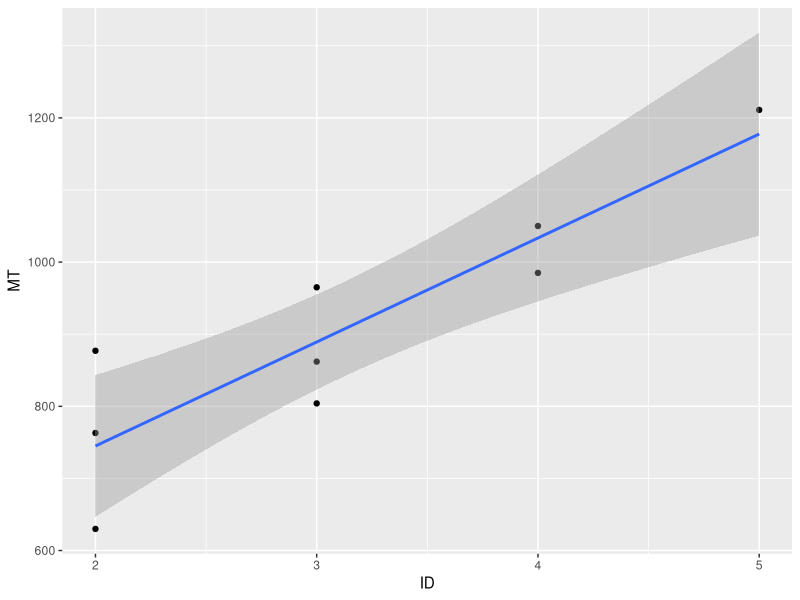
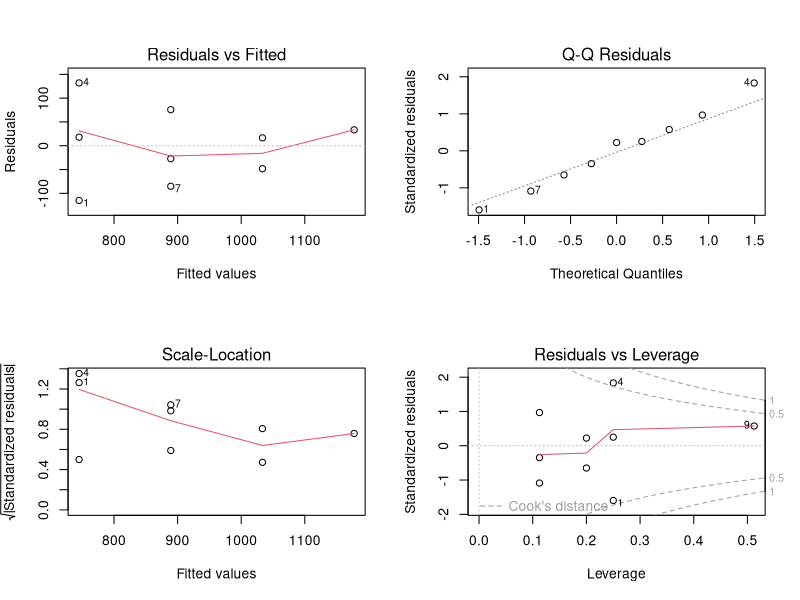
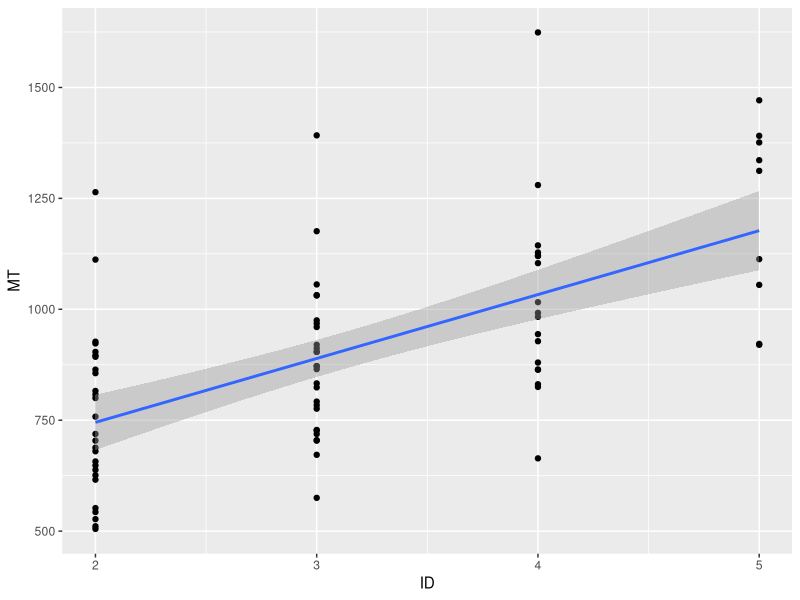
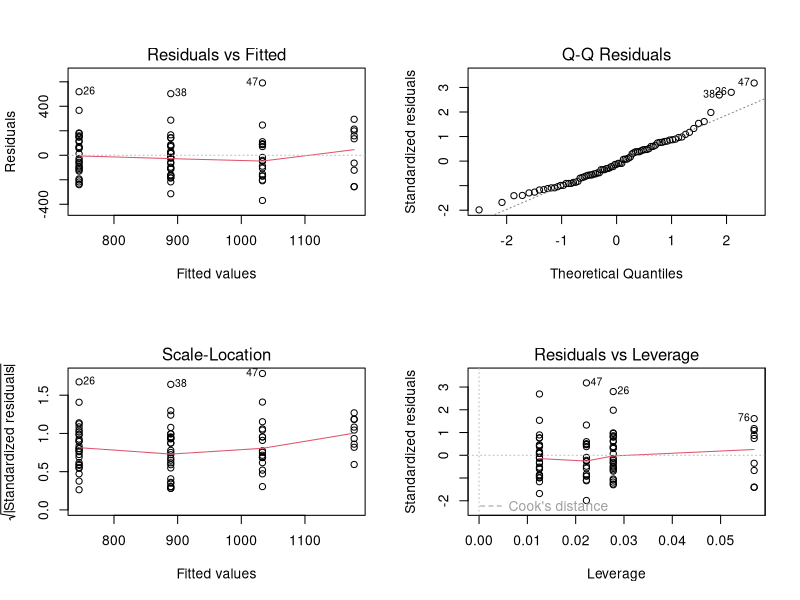
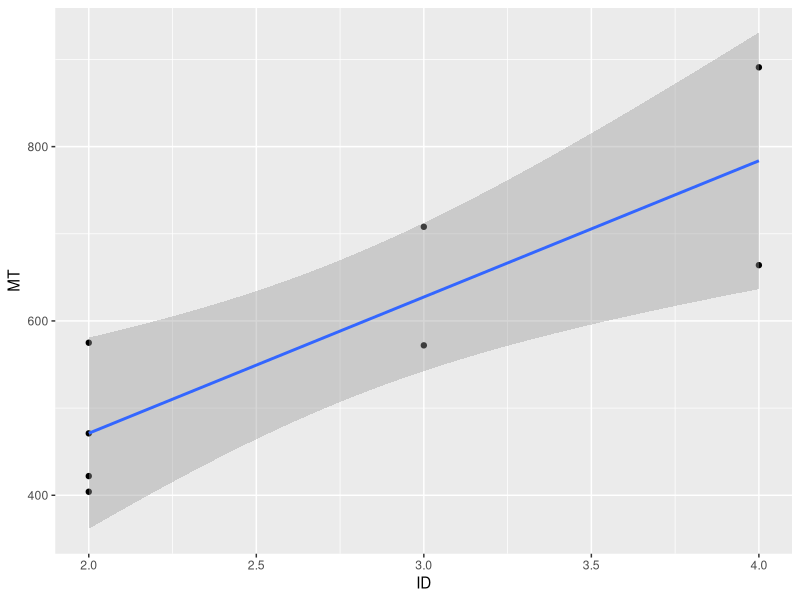
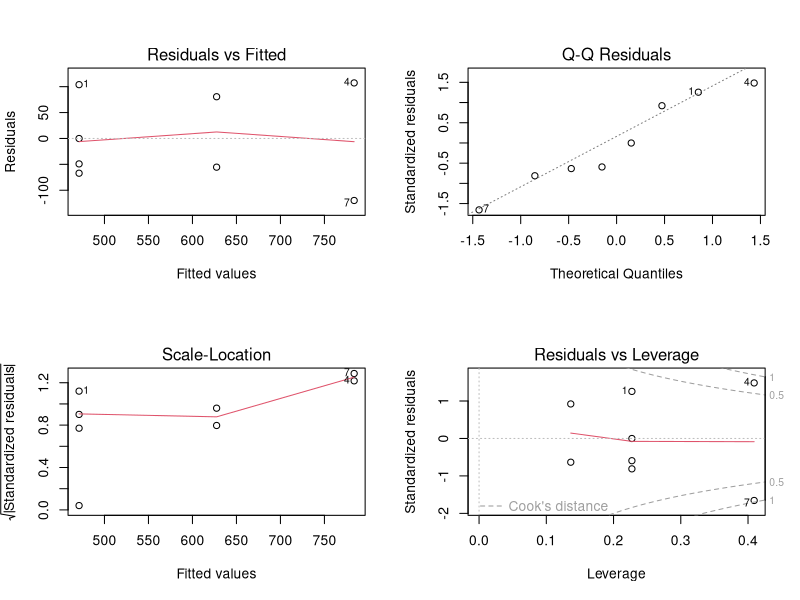
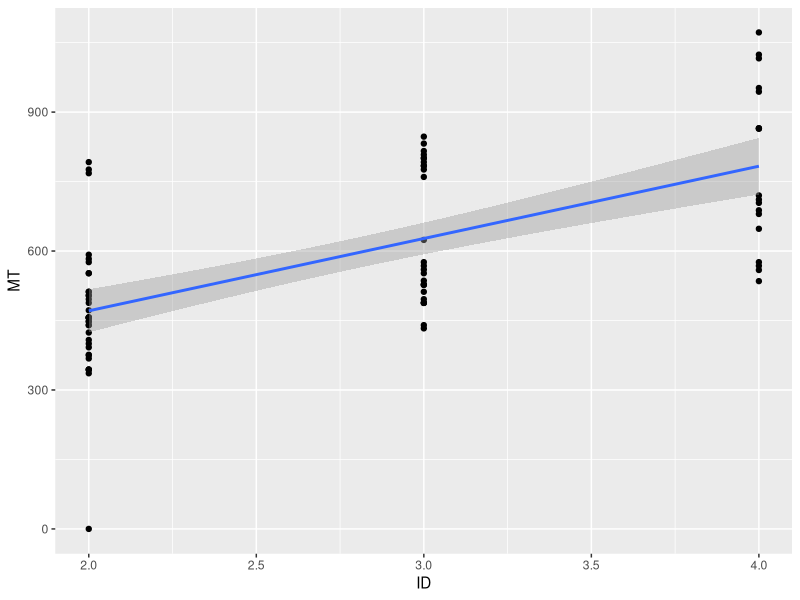
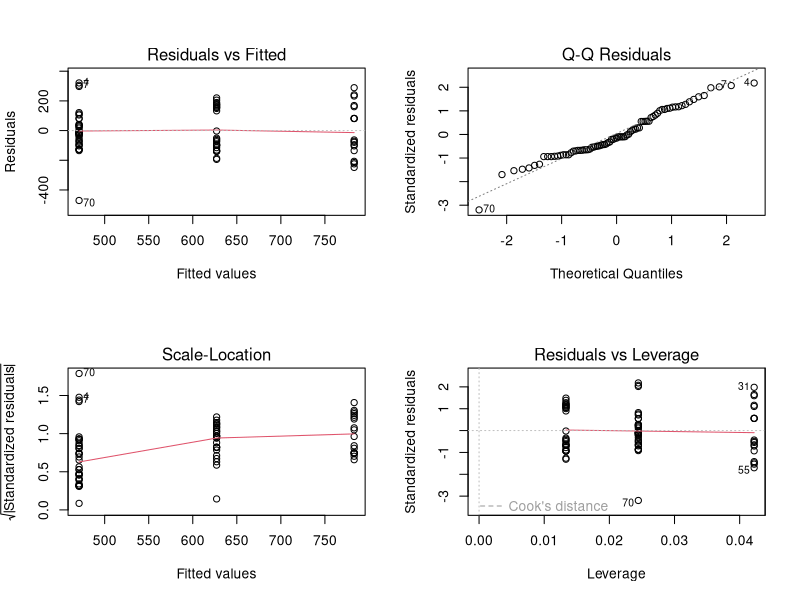

These figures' R source, in order:
## ---- chunk 1
knitr::opts_chunk$set(echo = TRUE)
## ---- chunk 2
library(ggplot2)


## ---- chunk 3
library(readxl)
Data_Mean_128_16_first <- read_excel("Data_first_experiment_128_16/Data_Mean_128_16_first.xlsx")
Data_128_16_first <- read_excel("Data_first_experiment_128_16/Data_128_16_first.xlsx")


## ---- chunk 4
ggplot(Data_Mean_128_16_first, aes(ID, MT)) +
  geom_point() +
  geom_smooth(method='lm')
## ---- chunk 5
model1 <- lm(MT~ID, data = Data_Mean_128_16_first)
summary(model1)
## ---- chunk 6
par(mfrow=c(2,2));plot(model1);par(mfrow=c(1,1))

## ---- chunk 7
ggplot(Data_128_16_first, aes(ID, MT)) +
  geom_point() +
  geom_smooth(method='lm')

## ---- chunk 8
model2 <- lm(MT~ID, data = Data_128_16_first)
summary(model2)
## ---- chunk 9
par(mfrow=c(2,2));plot(model2);par(mfrow=c(1,1))
## ---- chunk 10

library(readxl)
Data_Mean_12_6_second <- read_excel("Data_second_experiment_12_6/Data_Mean_12_6_second.xlsx")
Data_12_6_second <- read_excel("Data_second_experiment_12_6/Data_12_6_second.xlsx")


## ---- chunk 11
ggplot(Data_Mean_12_6_second, aes(ID, MT)) +
  geom_point() +
  geom_smooth(method='lm')

## ---- chunk 12
model3 <- lm(MT~ID, data = Data_Mean_12_6_second)
summary(model3)

## ---- chunk 13
par(mfrow=c(2,2));plot(model3);par(mfrow=c(1,1))
## ---- chunk 14

ggplot(Data_12_6_second, aes(ID, MT)) +
  geom_point() +
  geom_smooth(method='lm')

## ---- chunk 15
model4 <- lm(MT~ ID, data = Data_12_6_second)
summary(model4)


## ---- chunk 16

par(mfrow=c(2,2));plot(model4);par(mfrow=c(1,1))

